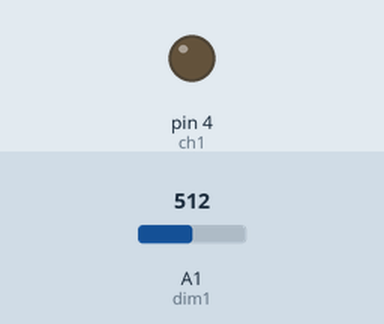
The sketch below on a simulated Arduino Uno, built with avr-gcc and run on an emulated ATmega328P. Parts: output pins drawn as LEDs (lit = HIGH). The inputs (shaded band) are chosen by the test bench; at power-on: A1 (dim1) = 512.

Above: at 1.2 s.
1.3 s: A1 (dim1) set to 521
At 2.3 s:
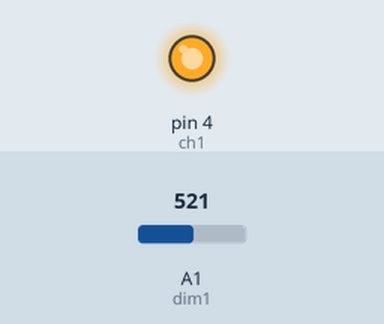
2.8 s: A1 (dim1) set to 511
At 3.9 s:
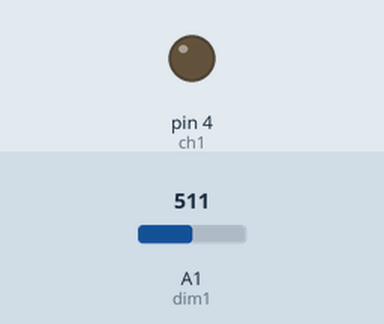
4.3 s: A1 (dim1) set to 716
At 5.3 s:
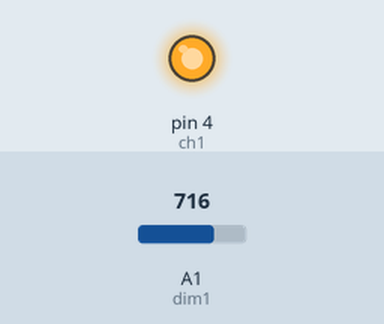
Timing chart, 0 to 7.3 s (numbered marks = the images above; inputs shaded):
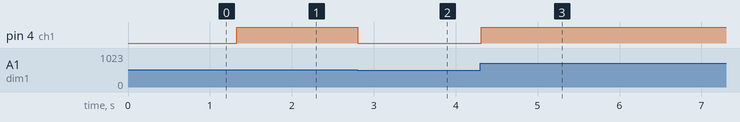

Measured:
- the behaviour switches between 513 and 514 on A1 (dim1) (found by bisection; images 0 and 1)
- after the input at 1.3 s, pin 4 (ch1): LOW → HIGH at once
- after the input at 2.8 s, pin 4 (ch1): HIGH → LOW at once
- after the input at 4.3 s, pin 4 (ch1): LOW → HIGH at once

The sketch:

_1ch_pw_MUD.ino
```cpp
//Setup it up
void setup(){

}

//Assign those pins
const int dim1=A1;
const int ch1=4
;


int dim1Intensity = 0;

// Loop it
void loop(){

//Assign them variables
int dim1read = analogRead(dim1);
int ch1pwm = map(dim1read, 0, 1023, 0, 255);
if(dim1read != dim1Intensity){
	dim1Intensity = dim1read;
	analogWrite(ch1, ch1pwm);
		}

delay(30);

}
```
